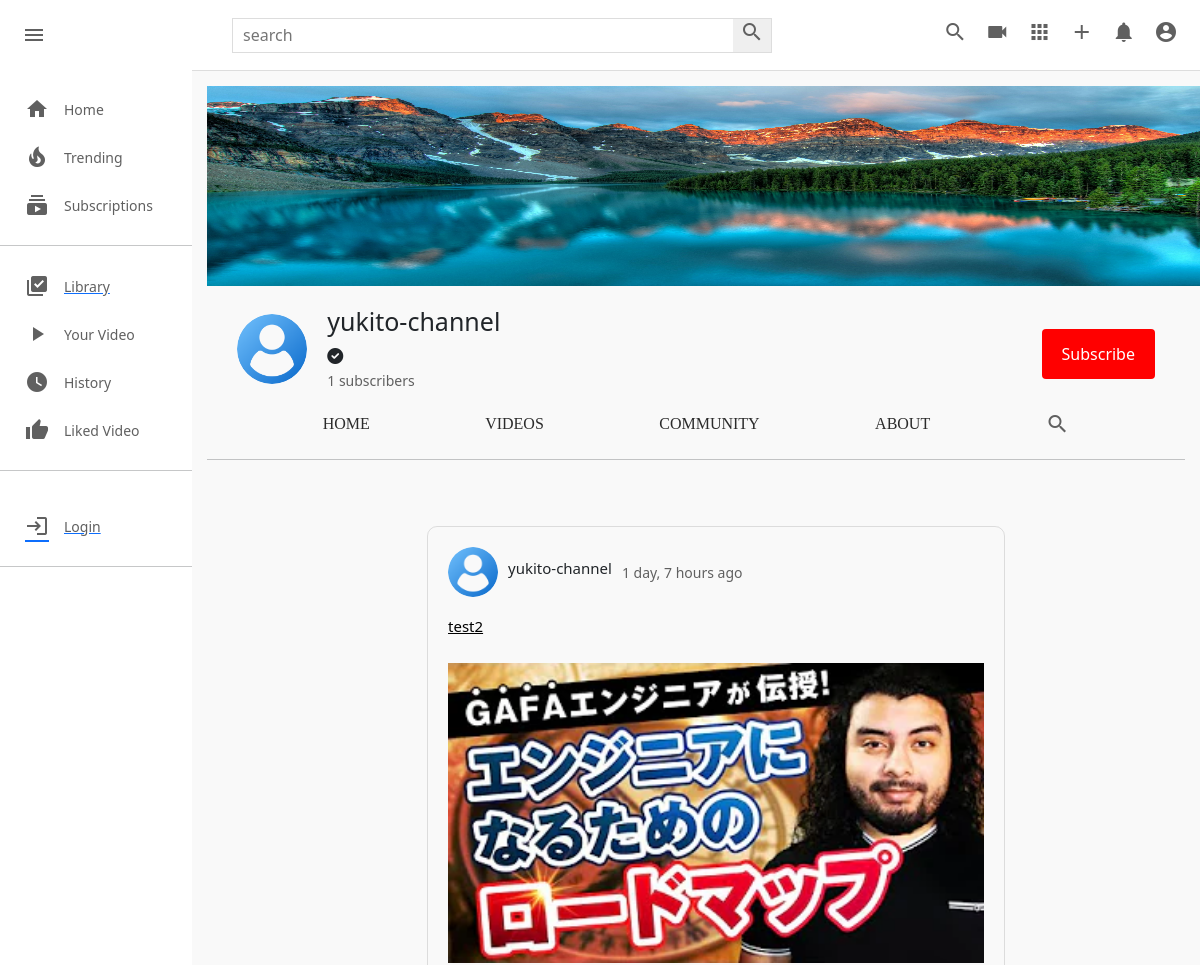
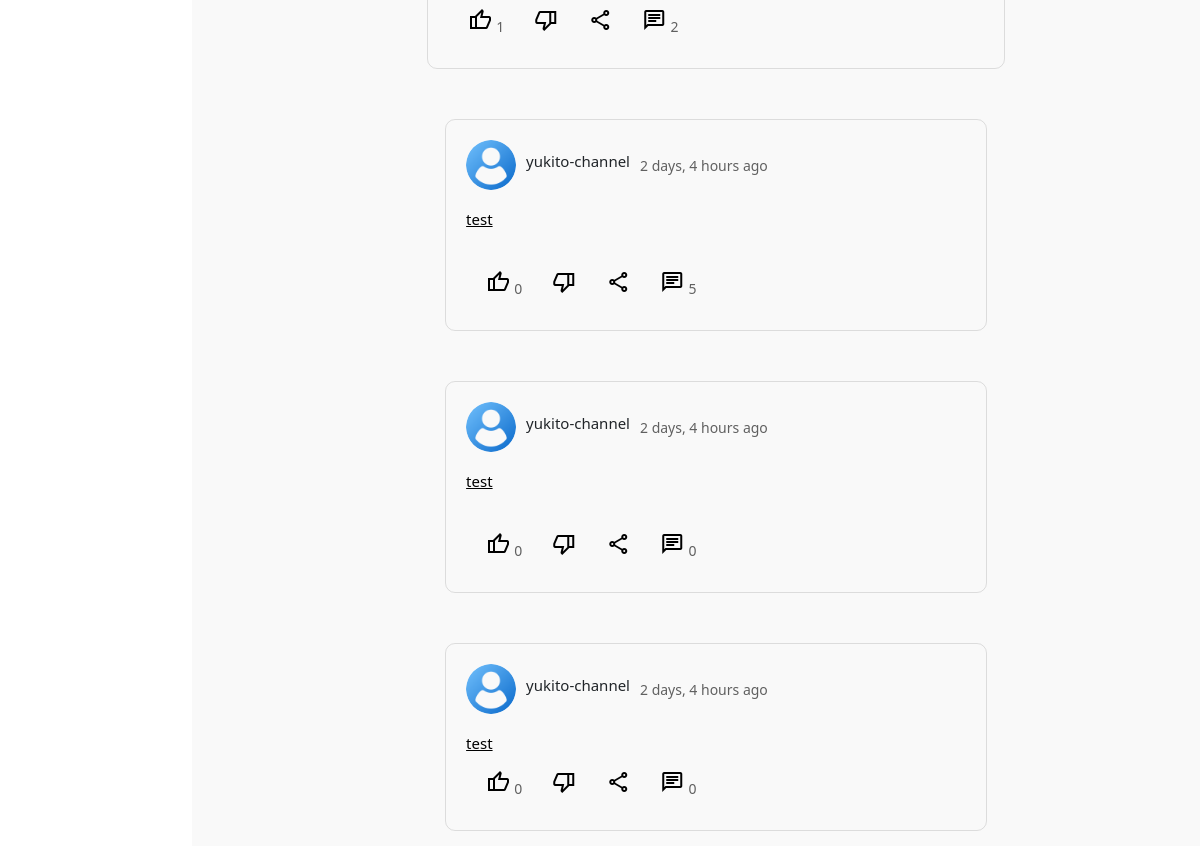
Page /c/1/community/ on the committed database (2 pictures, top to bottom).
### channel/models.py (models this page shows, shortened)
class Channel(models.Model):
    channel_art=models.ImageField(upload_to=user_directory_path,default='images/channel-art.jpg')
    image=models.ImageField(upload_to=user_directory_path,default='images/user-image.png')
    full_name=models.CharField(max_length=100)
    channel_name=models.CharField(max_length=100)
    description=models.TextField(null=True,blank=True)
    keyword=TaggableManager(blank=True)
    date=models.DateTimeField(auto_now_add=True)
    status=models.CharField(choices=STATUS,max_length=100,default='Active')
    user=models.OneToOneField(User,on_delete=models.SET_NULL,null=True,related_name="channel")
    subscribers=models.ManyToManyField(User,related_name="user_subs",blank=True)
    verified=models.BooleanField(default=False)
    total_view=models.PositiveIntegerField(default=0)
    business_email=models.EmailField(null=True,blank=True)
    make_business_email_public=models.BooleanField(default=False)
    business_location=models.CharField(null=True,blank=True,max_length=100)
    make_business_location_public=models.BooleanField(default=False)
    website=models.URLField(default='https://www.udemy.com/home')
    instagram=models.URLField(default='https://www.udemy.com/home')
    facebook=models.URLField(default='https://www.udemy.com/home')
    twitter=models.URLField(default='https://www.udemy.com/home')

class Community(models.Model):
    channel=models.ForeignKey(Channel,on_delete=models.CASCADE)
    image=models.ImageField(upload_to=user_directory_path,null=True,blank=True)
    content=models.TextField(null=True,blank=True)
    date=models.DateTimeField(auto_now_add=True)
    status=models.CharField(choices=STATUS,default='Active',max_length=100)
    likes=models.ManyToManyField(User,blank=True)
    class Meta:
        verbose_name='Community'
        verbose_name_plural='Community Posts'

### channel/views.py (the view)
# urls.py: path("<channel_name>/community/",views.channel_community,name='channel-community'),
def channel_community(request,channel_name):
    channel = get_object_or_404(Channel,id=channel_name)
    community = Community.objects.filter(channel=channel,status='Active').order_by('-date')
    context={
        'channel': channel,
        'community': community,
    }
    return render(request,'channel/channel_community.html',context)

### templates/channel/channel_community.html (shortened to what this page needs)
{% extends 'base.html' %}
{% load static %}
{% block style %}
<link rel="stylesheet" href="{% static 'css/style.css' %}" type="text/css">
<link rel="stylesheet" href="{% static 'css/channel-community.css' %}" type="text/css">
<link rel="stylesheet" href="{% static 'css/channel.css' %}" type="text/css">
{% endblock style %}
{% block content %}
    <div class="mainBody">
        {% include 'partials/sidebar.html' %}
        <div class="videos">
            {% include 'channel/partials/channel-header.html' %}
            <div class="video-container">
                {% for c in community %}
                <div class="content-border">
                    <div class="content-div">
                        <div class="header-comm">
                            <div class="channel-details">
                                {% if c.channel.image %}
                                <img src="{{c.channel.image.url}}" class="channel-img-com" alt="">
                                {% else %}
                                <img src="https://thumbs.dreamstime.com/b/default-avatar-profile-vector-user-profile-default-avatar-profile-vector-user-profile-profile-179376714.jpg" class="channel-img-com" alt="">
                                {% endif %}
                                <h5>{{c.channel.channel_name}}</h5>
                                <span>{{c.date|timesince}} ago</span>
                            </div>
                        </div>
                        <div class="content">
                            <a href="{% url 'channel-community-detail' c.channel.id c.id %}"><h3>{{ c.content|truncatechars:200 }}</h3></a>
                            {% if c.image %}
                            <a href="{% url 'channel-community-detail' c.channel.id c.id %}">
                                <img src={{c.image.url}} alt="">
                            </a>
                            {% endif %}
                        </div>
                        <div class="icon-section">
                            <div class="single-icon">
                                <a href="{% url 'com_add_like' c.id %}"><i class="material-icons material-symbols-outlined">thumb_up</i></a>
                                <span>{{c.likes.all.count}}</span>
                            </div>
                            <div class="single-icon">
                                <a href="{% url 'com_add_like' c.id %}"><i class="material-icons material-symbols-outlined">thumb_down</i></a>
                            </div>
                            <div class="single-icon">
                                <i class="material-icons material-symbols-outlined">share</i>
                            </div>
                            <div class="single-icon">
                                <a href=""><i class="material-icons material-symbols-outlined">chat</i></a>
                                <span>{{c.comments.all.count}}</span>
                            </div>
                        </div>
                    </div>
                </div>
                {% endfor %}
            </div>
        </div>
    </div>
{% endblock content %}

### templates/channel/partials/channel-header.html (shortened to what this page needs)
{% include 'partials/alert.html' %}
<div class="channel-art">
    {% if channel.channel_art.url %}
    <img  src="{{ channel.channel_art.url }}" alt="">
    {% else %}
    <img src="https://wallpaper.dog/large/10702685.jpg" alt="">
    {% endif %}
</div>
<div class="channel-header flex">
    <div class="channel-img-title flex">
        {% if channel.image %}
        <img class="img" src="{{channel.image.url}}" alt="">
        {% else %}
        <img class="img" src="https://thumbs.dreamstime.com/b/default-avatar-profile-vector-user-profile-default-avatar-profile-vector-user-profile-profile-179376714.jpg" alt="">
        {% endif %}
        <div class="channel-image-texts">
            <h4 class="flex">{{channel.channel_name}}</h4>
            {% if channel.verified == True %} <i class="fas fa-check-circle"></i> {% endif %} <br>
            <span id="count">{{channel.subscribers.all.count}}</span><span> subscribers</span>
        </div>
    </div>
    <div class="channel-header-btns">
        {% if request.user != channel.user %}
        <div><button id="sub_btn" onclick="addsub()" class="channel-subscribe sub_button_channel">Subscribe</button></div>
        {% endif %}
    </div>
</div>
<div class="channel-header-links flex">
    <a href="{% url 'channel-profile' channel.id %}" class="display-this">Home</a>
    <a href="{% url 'channel-videos' channel.id %}" class="display-this">Videos</a>
    <a href="{% url 'channel-community' channel.id %}" class="dont-display-thdis">Community</a>
    <a href="{% url 'channel-about' channel.id %}" class="displhray-this">About</a>
    <a href="" class="dont-display-this"><i class="material-icons">search</i></a>
</div>
<hr>

### static/css/style.css (style rules this page uses)
* { margin: 0; padding: 0; box-sizing: border-box; }
body { font-family: 'Roboto','sans-serif'; }
.material-icons { color: rgb(96, 96, 96); }
.mainBody { height: calc(100vh - 70px); display: flex; overflow: hidden; }
hr { height: 1px; background-color: #e5e5e5; border: none; }
.videos { background-color: #f9f9f9; width: 100%; height: 100%; padding: 15px 15px; border-top: 1px solid #ddd; overflow-y: scroll; }
.video-container { display: flex; flex-direction: row; justify-content: space-around; flex-wrap: wrap; }
.title a, span { text-decoration: none; color: rgb(96, 96, 96); font-size: 14px; }

### static/css/channel-community.css (style rules this page uses)
.content-border { margin-left: 40px; margin-top: 50px; border: solid 1px rgba(92, 92, 92, 0.185); padding: 20px; border-radius: 10px; }
.header-comm { justify-content: space-between; display: flex; }
.channel-details { display: flex; align-items: center; }
.channel-details img { width: 50px; border-radius: 50px; object-fit: cover; height: 50px; }
.channel-details h5 { font-size: 15px; margin-left: 10px; }
.channel-details span { margin-left: 10px; }
.content h3 { font-size: 15px; width: 500px; text-align: justify; font-weight: 400; margin-top: 20px; }
.content img { width: auto; height: 300px; object-fit: cover; margin-top: 20px; }
.icon-section { display: flex; align-items: center; }
.single-icon { align-items: center; padding: 10px; padding-left: 20px; }
.material-symbols-outlined { transition: 0.5s; color: black; }
.about-right h4, h5 { margin-bottom: 20px; margin-top: 20px; font-size: 15px; font-weight: normal; }
a { text-decoration: none; }

### static/css/channel.css (style rules this page uses)
.channel-art img { width: 1100px; height: 200px; }
.channel-art { width: 1100px; height: 200px; }
.flex { display: flex; }
.channel-header { margin: 20px 30px; align-items: center; justify-content: space-between; }
.channel-img-title { align-items: center; }
.channel-img-title .img { width: 70px; height: 70px; object-fit: cover; border-radius: 50px; }
.channel-img-title .channel-image-texts { margin-left: 20px; }
.channel-image-texts h4 { font-size: 25px; font-weight: 500; }
.channel-header-btns { display: flex; }
.channel-header-btns .channel-subscribe { background-color: rgb(255, 0, 0); color: white; border-radius:4px; }
.channel-header-links { justify-content: space-evenly; }
.channel-header-links a { text-decoration: none; text-transform: uppercase; font-family: poppins; color: rgb(43, 43, 43); font-weight: 500; }
.sub_button_channel { background-color: red; color: white; border: none; margin-top: 10px; padding: 13px 20px; }

### templates/channel/channel_community.html (style rules this page uses)
.content a { color: black; }

### rows in the picture
Channel: channel_art (picture), image (picture), channel_name "yukito-channel", subscribers.all.count "1"
Community: channel.image (picture), channel.channel_name "yukito-channel", date "1 day, 7 hours", content "test2", image (placeholder picture), likes.all.count "1", comments.all.count "2"
Community: channel.image (picture), channel.channel_name "yukito-channel", date "2 days, 4 hours", content "test", likes.all.count "0", comments.all.count "5"
Community: channel.image (picture), channel.channel_name "yukito-channel", date "2 days, 4 hours", content "test", likes.all.count "0", comments.all.count "0"
Community: channel.image (picture), channel.channel_name "yukito-channel", date "2 days, 4 hours", content "test", likes.all.count "0", comments.all.count "0"
